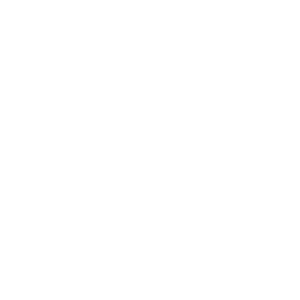
Frame 1 (no input)
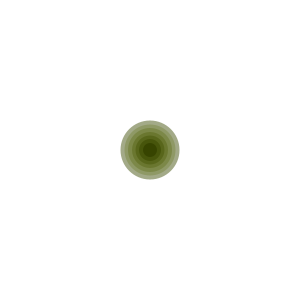
Frame 60 (the mouse pressed at the canvas centre just before this capture)
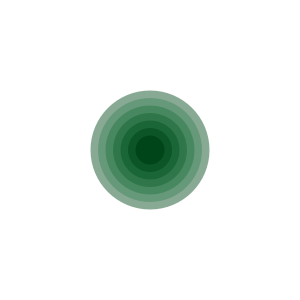
Frame 120 (the mouse held since frame 60 and released just before this capture)

The Processing sketch that drew these frames (run headless with seeded random() and noise(); from frame 60 on, the mouse is pressed at the canvas centre):

// Processing sketch: processing_18403
// ── processing_18403.pde

void setup(){
  size(300,300);
  colorMode(HSB,width);
  frameRate(50);
}
int x=0;
void draw(){
  background(0,0,300);
  smooth();
  noStroke();
  fill(x,60,200);
  ellipse(width/2,height/2,x,x);
   fill(x,100,180);
  ellipse(width/2,height/2,7*x/8,7*x/8);
  fill(x,140,160);
  ellipse(width/2,height/2,3*x/4,3*x/4);
  fill(x,180,140);
  ellipse(width/2,height/2,5*x/8,5*x/8);
  fill(x,220,120);
  ellipse(width/2,height/2,x/2,x/2);
  fill(x,260,100);
  ellipse(width/2,height/2,3*x/8,3*x/8);
  fill(x,300,80);
  ellipse(width/2,height/2,x/4,x/4);
  x++;
}
